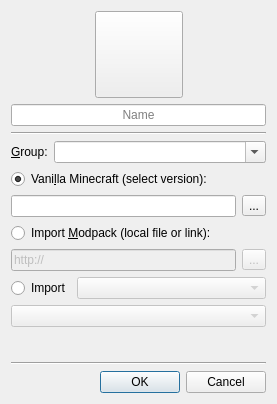
<?xml version="1.0" encoding="UTF-8"?>
<ui version="4.0">
 <class>NewInstanceDialog</class>
 <widget class="QDialog" name="NewInstanceDialog">
  <property name="windowModality">
   <enum>Qt::ApplicationModal</enum>
  </property>
  <property name="geometry">
   <rect>
    <x>0</x>
    <y>0</y>
    <width>277</width>
    <height>404</height>
   </rect>
  </property>
  <property name="windowTitle">
   <string>New Instance</string>
  </property>
  <property name="windowIcon">
   <iconset>
    <normaloff>:/icons/toolbar/new</normaloff>:/icons/toolbar/new</iconset>
  </property>
  <property name="modal">
   <bool>true</bool>
  </property>
  <layout class="QVBoxLayout" name="verticalLayout">
   <item>
    <layout class="QHBoxLayout" name="iconBtnLayout">
     <item>
      <spacer name="iconBtnLeftSpacer">
       <property name="orientation">
        <enum>Qt::Horizontal</enum>
       </property>
       <property name="sizeHint" stdset="0">
        <size>
         <width>40</width>
         <height>20</height>
        </size>
       </property>
      </spacer>
     </item>
     <item>
      <widget class="QToolButton" name="iconButton">
       <property name="iconSize">
        <size>
         <width>80</width>
         <height>80</height>
        </size>
       </property>
      </widget>
     </item>
     <item>
      <spacer name="iconBtnRightSpacer">
       <property name="orientation">
        <enum>Qt::Horizontal</enum>
       </property>
       <property name="sizeHint" stdset="0">
        <size>
         <width>40</width>
         <height>20</height>
        </size>
       </property>
      </spacer>
     </item>
    </layout>
   </item>
   <item>
    <widget class="QLineEdit" name="instNameTextBox">
     <property name="alignment">
      <set>Qt::AlignCenter</set>
     </property>
     <property name="placeholderText">
      <string>Name</string>
     </property>
    </widget>
   </item>
   <item>
    <widget class="Line" name="line">
     <property name="orientation">
      <enum>Qt::Horizontal</enum>
     </property>
    </widget>
   </item>
   <item>
    <layout class="QHBoxLayout" name="horizontalLayout">
     <item>
      <widget class="QLabel" name="labelVersion_3">
       <property name="text">
        <string>&amp;Group:</string>
       </property>
       <property name="buddy">
        <cstring>groupBox</cstring>
       </property>
      </widget>
     </item>
     <item>
      <widget class="QComboBox" name="groupBox">
       <property name="sizePolicy">
        <sizepolicy hsizetype="Expanding" vsizetype="Fixed">
         <horstretch>0</horstretch>
         <verstretch>0</verstretch>
        </sizepolicy>
       </property>
       <property name="editable">
        <bool>true</bool>
       </property>
      </widget>
     </item>
    </layout>
   </item>
   <item>
    <layout class="QGridLayout" name="gridLayout">
     <item row="2" column="0" colspan="2">
      <widget class="QLineEdit" name="versionTextBox">
       <property name="readOnly">
        <bool>true</bool>
       </property>
      </widget>
     </item>
     <item row="2" column="2">
      <widget class="QToolButton" name="btnChangeVersion">
       <property name="text">
        <string>...</string>
       </property>
      </widget>
     </item>
     <item row="3" column="0" colspan="3">
      <widget class="QRadioButton" name="modpackBox">
       <property name="text">
        <string>Import &amp;Modpack (local file or link):</string>
       </property>
      </widget>
     </item>
     <item row="4" column="2">
      <widget class="QToolButton" name="modpackBtn">
       <property name="enabled">
        <bool>false</bool>
       </property>
       <property name="text">
        <string>...</string>
       </property>
      </widget>
     </item>
     <item row="4" column="0" colspan="2">
      <widget class="QLineEdit" name="modpackEdit">
       <property name="enabled">
        <bool>false</bool>
       </property>
       <property name="text">
        <string>http://</string>
       </property>
      </widget>
     </item>
     <item row="1" column="0" colspan="3">
      <widget class="QRadioButton" name="versionBox">
       <property name="text">
        <string>Vani&amp;lla Minecraft (select version):</string>
       </property>
       <property name="checked">
        <bool>true</bool>
       </property>
      </widget>
     </item>
     <item row="5" column="0" colspan="3">
      <layout class="QHBoxLayout" name="horizontalLayout_3" stretch="0,1">
       <item>
        <widget class="QRadioButton" name="importBtn">
         <property name="text">
          <string>Import</string>
         </property>
        </widget>
       </item>
       <item>
        <widget class="QComboBox" name="importProviderBox">
         <property name="enabled">
          <bool>false</bool>
         </property>
        </widget>
       </item>
      </layout>
     </item>
     <item row="6" column="0" colspan="3">
      <widget class="QComboBox" name="importCandidateBox">
       <property name="enabled">
        <bool>false</bool>
       </property>
      </widget>
     </item>
    </layout>
   </item>
   <item>
    <spacer name="verticalSpacer">
     <property name="orientation">
      <enum>Qt::Vertical</enum>
     </property>
     <property name="sizeHint" stdset="0">
      <size>
       <width>20</width>
       <height>40</height>
      </size>
     </property>
    </spacer>
   </item>
   <item>
    <widget class="Line" name="line_2">
     <property name="orientation">
      <enum>Qt::Horizontal</enum>
     </property>
    </widget>
   </item>
   <item>
    <widget class="QDialogButtonBox" name="buttonBox">
     <property name="orientation">
      <enum>Qt::Horizontal</enum>
     </property>
     <property name="standardButtons">
      <set>QDialogButtonBox::Cancel|QDialogButtonBox::Ok</set>
     </property>
    </widget>
   </item>
  </layout>
 </widget>
 <tabstops>
  <tabstop>instNameTextBox</tabstop>
  <tabstop>groupBox</tabstop>
  <tabstop>versionBox</tabstop>
  <tabstop>versionTextBox</tabstop>
  <tabstop>btnChangeVersion</tabstop>
  <tabstop>modpackBox</tabstop>
  <tabstop>modpackEdit</tabstop>
  <tabstop>modpackBtn</tabstop>
  <tabstop>iconButton</tabstop>
 </tabstops>
 <resources/>
 <connections>
  <connection>
   <sender>buttonBox</sender>
   <signal>accepted()</signal>
   <receiver>NewInstanceDialog</receiver>
   <slot>accept()</slot>
   <hints>
    <hint type="sourcelabel">
     <x>265</x>
     <y>395</y>
    </hint>
    <hint type="destinationlabel">
     <x>157</x>
     <y>274</y>
    </hint>
   </hints>
  </connection>
  <connection>
   <sender>buttonBox</sender>
   <signal>rejected()</signal>
   <receiver>NewInstanceDialog</receiver>
   <slot>reject()</slot>
   <hints>
    <hint type="sourcelabel">
     <x>268</x>
     <y>395</y>
    </hint>
    <hint type="destinationlabel">
     <x>286</x>
     <y>274</y>
    </hint>
   </hints>
  </connection>
  <connection>
   <sender>modpackBox</sender>
   <signal>toggled(bool)</signal>
   <receiver>modpackEdit</receiver>
   <slot>setEnabled(bool)</slot>
   <hints>
    <hint type="sourcelabel">
     <x>90</x>
     <y>253</y>
    </hint>
    <hint type="destinationlabel">
     <x>239</x>
     <y>283</y>
    </hint>
   </hints>
  </connection>
  <connection>
   <sender>modpackBox</sender>
   <signal>toggled(bool)</signal>
   <receiver>modpackBtn</receiver>
   <slot>setEnabled(bool)</slot>
   <hints>
    <hint type="sourcelabel">
     <x>138</x>
     <y>253</y>
    </hint>
    <hint type="destinationlabel">
     <x>267</x>
     <y>282</y>
    </hint>
   </hints>
  </connection>
  <connection>
   <sender>versionBox</sender>
   <signal>toggled(bool)</signal>
   <receiver>versionTextBox</receiver>
   <slot>setEnabled(bool)</slot>
   <hints>
    <hint type="sourcelabel">
     <x>93</x>
     <y>195</y>
    </hint>
    <hint type="destinationlabel">
     <x>222</x>
     <y>225</y>
    </hint>
   </hints>
  </connection>
  <connection>
   <sender>versionBox</sender>
   <signal>toggled(bool)</signal>
   <receiver>btnChangeVersion</receiver>
   <slot>setEnabled(bool)</slot>
   <hints>
    <hint type="sourcelabel">
     <x>113</x>
     <y>195</y>
    </hint>
    <hint type="destinationlabel">
     <x>267</x>
     <y>224</y>
    </hint>
   </hints>
  </connection>
  <connection>
   <sender>importBtn</sender>
   <signal>toggled(bool)</signal>
   <receiver>importProviderBox</receiver>
   <slot>setEnabled(bool)</slot>
   <hints>
    <hint type="sourcelabel">
     <x>37</x>
     <y>301</y>
    </hint>
    <hint type="destinationlabel">
     <x>119</x>
     <y>304</y>
    </hint>
   </hints>
  </connection>
  <connection>
   <sender>importBtn</sender>
   <signal>toggled(bool)</signal>
   <receiver>importCandidateBox</receiver>
   <slot>setEnabled(bool)</slot>
   <hints>
    <hint type="sourcelabel">
     <x>52</x>
     <y>305</y>
    </hint>
    <hint type="destinationlabel">
     <x>53</x>
     <y>324</y>
    </hint>
   </hints>
  </connection>
 </connections>
</ui>
